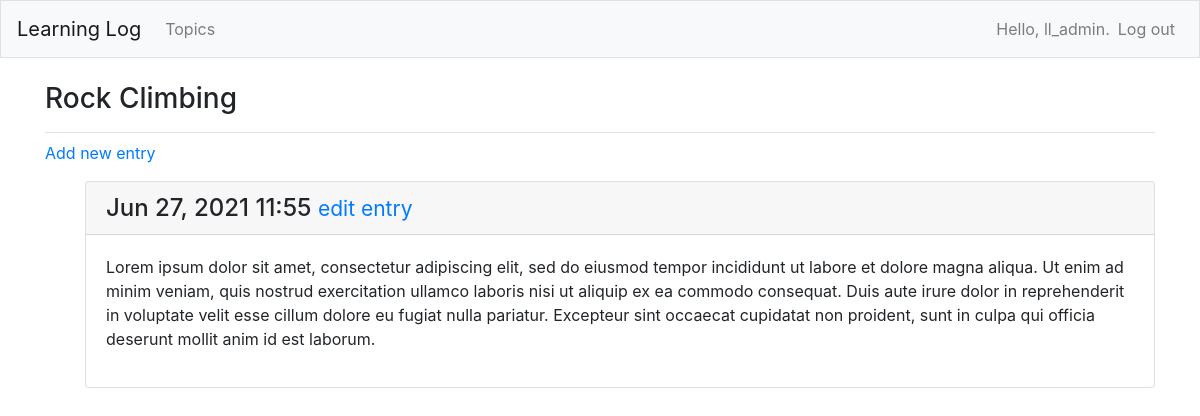
The page /topics/2/ (signed in) on the database its author committed.
### learning_logs/models.py (models this page shows, shortened)
class Topic(models.Model):
    text = models.CharField(max_length=200)
    date_added = models.DateTimeField(auto_now_add=True)
    owner = models.ForeignKey(User,on_delete=models.CASCADE)
    def __str__(self):
        return self.text

class Entry(models.Model):
    topic = models.ForeignKey(Topic, on_delete=models.CASCADE)
    text = models.TextField()
    date_added = models.DateTimeField(auto_now_add=True)
    class Meta:
        verbose_name_plural = 'entries'

### learning_logs/views.py (the view)
# urls.py: path('topics/<int:topic_id>/', views.topic, name='topic'),
@login_required
def topic(request, topic_id):
    topic = get_object_or_404(Topic, id=topic_id)
    if topic.owner != request.user:
        raise Http404
    entries = topic.entry_set.order_by('-date_added')
    context = {'topic': topic, 'entries': entries}
    return render(request, 'learning_logs/topic.html', context)

### learning_logs/templates/learning_logs/topic.html
{% extends 'learning_logs/base.html' %}
{% block page_header %}
  <h3>{{ topic }}</h3>
{% endblock page_header %}
{% block content %}
  <p>
    <a href="{% url 'learning_logs:new_entry' topic.id %}">Add new entry</a>
  </p>
  <ul>
  {% for entry in entries %}
    <div class="card mb-3">
      <h4 class="card-header">
        {{ entry.date_added|date:'M d, Y H:i' }}
        <small><a href="{% url 'learning_logs:edit_entry' entry.id %}">
            edit entry</a></small>
      </h4>
      <div class="card-body">
        {{ entry.text|linebreaks }}
      </div>
    </div>
  {% empty %}
    <p>There are no entries for this topic yet.</p>
  {% endfor %}
{% endblock content %}

### learning_logs/templates/learning_logs/base.html (shortened to what this page needs)
{% load bootstrap4 %}
<!doctype html>
<html lang="en">
<head>
  {% bootstrap_css %}
</head>
<body>
  <nav class="navbar navbar-expand-md navbar-light bg-light mb-4 border">
    <a class="navbar-brand" href="{% url 'learning_logs:index'%}">
        Learning Log</a>
    <div class="collapse navbar-collapse" id="navbarCollapse">
      <ul class="navbar-nav mr-auto">
        <li class="nav-item">
          <a class="nav-link" href="{% url 'learning_logs:topics'%}">
              Topics</a></li>
      </ul>
      <ul class="navbar-nav ml-auto">
        {% if user.is_authenticated %}
          <li class="nav-item">
            <span class="navbar-text"}">Hello, {{ user.username }}.</span>
          </li>
          <li class="nav-item">
            <a class="nav-link" href="{% url 'users:logout' %}">Log out</a>
          </li>
        {% else %}
          <li class="nav-item">
            <a class="nav-link" href="{% url 'users:register' %}">Register</a>
          </li>
          <li class="nav-item">
            <a class="nav-link" href="{% url 'users:login' %}">Log in</a></li>
        {% endif %}
      </ul>
    </div>
  </nav>
  <main role="main" class="container">
    <div class="pb-2 mb-2 border-bottom">
      {% block page_header %}{% endblock page_header %}
    </div>
    <div>
      {% block content %}{% endblock content %}
    </div>
  </main>
</body>
</html>

### rows shown on the page
Topic: text "Rock Climbing"
Entry: date_added "Jun 27, 2021 11:55", text "Lorem ipsum dolor sit amet, consectetur adipiscing elit, sed do eiusmod tempor incididunt ut labore et dolore magna aliqua. Ut enim ad minim veniam, quis nostrud exercitation ullamco laboris nisi ut aliquip ex ea commodo consequat. Duis aute irure dolor in reprehenderit in voluptate velit esse cillum dolore eu fugiat nulla pariatur. Excepteur sint occaecat cupidatat non proident, sunt in culpa qui officia deserunt mollit anim id est laborum."

### other values the page prints
{{ user.username }} "ll_admin"
